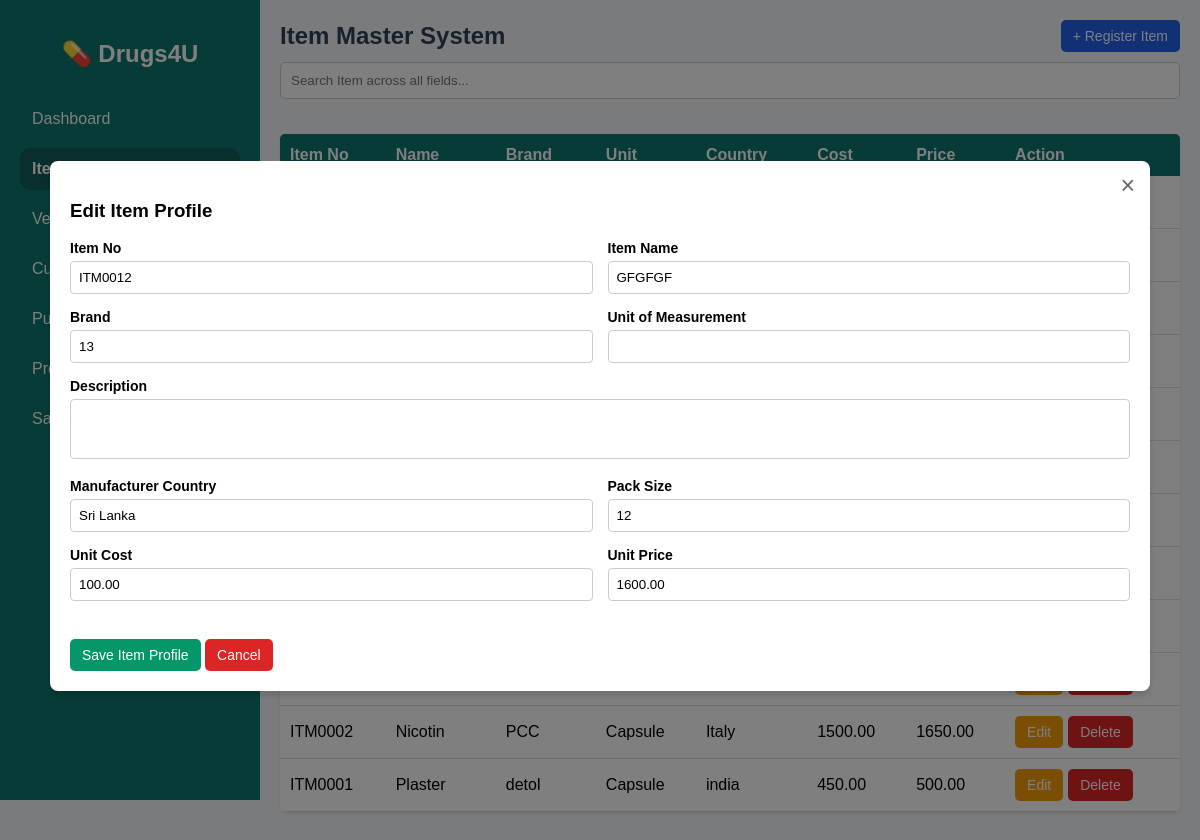
Page /item.php?edit=ITM0012 on the committed database.
### tables this page shows
CREATE TABLE `item_master` (
  `item_no` varchar(10) NOT NULL,
  `item_name` varchar(100) DEFAULT NULL,
  `description` text DEFAULT NULL,
  `brand` varchar(100) DEFAULT NULL,
  `unit_measurement` varchar(50) DEFAULT NULL,
  `manufacturer_country` varchar(100) DEFAULT NULL,
  `pack_size` int(11) DEFAULT NULL,
  `unit_cost` decimal(10,2) DEFAULT NULL,
  `unit_price` decimal(10,2) DEFAULT NULL,
  `stock_qty` int(11) DEFAULT 0
);

### item.php (the view, shortened to what this page needs)
<?php
include 'connection.php';
function runQuery($conn, $sql){
    $result = mysqli_query($conn, $sql);
    return $result;
}
$isEdit = false;
$edit = null;
if(isset($_GET['edit'])){
    $isEdit = true;
    $id = mysqli_real_escape_string($conn, $_GET['edit']);
    $res = runQuery($conn, "SELECT * FROM item_master WHERE item_no='$id'");
    $edit = mysqli_fetch_assoc($res);
}
$result = runQuery($conn, "SELECT item_no FROM item_master ORDER BY item_no DESC LIMIT 1");
if(mysqli_num_rows($result) > 0){
    $row = mysqli_fetch_assoc($result);
    $num = (int)substr($row['item_no'], 3) + 1;
    $item_no = "ITM" . str_pad($num, 4, "0", STR_PAD_LEFT);
} else {
    $item_no = "ITM0001";
}
$search = isset($_GET['search']) ? mysqli_real_escape_string($conn, $_GET['search']) : "";
$query_str = "SELECT * FROM item_master";
$query_str .= " ORDER BY item_no DESC";
$items = runQuery($conn, $query_str);
?>
<!DOCTYPE html>
<html lang="en">
<head>
</head>
<body>
<div class="wrapper">
    <div class="sidebar">
        <h2>💊 Drugs4U</h2>
        <a href="dashboard.php">Dashboard</a>
        <a href="item.php" class="active">Items</a>
        <a href="vendor.php">Vendor</a>
        <a href="customer_list.php">Customers</a>
        <a href="purchase_order.php">Purchase Orders</a>
        <a href="prescription_list.php">Prescriptions</a>
        <a href="sales_invoice.php">Sales Invoice</a>
    </div>
    <div class="main-content">
        <div class="top-bar">
            <h2>Item Master System</h2>
            <div class="action-buttons">
                <button class="po-btn" onclick="openItemPopup()">+ Register Item</button>
            </div>
        </div>
        <div class="filter-bar">
            <form method="GET" id="searchForm" style="width: 100%;">
                <input type="text" name="search" id="searchBox" placeholder="Search Item across all fields..." value="<?php echo htmlspecialchars($search); ?>">
            </form>
        </div>
        <div class="container">
            <div class="table-responsive">
                <table id="itemTable">
                    <tr>
                        <th>Item No</th>
                        <th>Name</th>
                        <th>Brand</th>
                        <th>Unit</th>
                        <th>Country</th>
                        <th>Cost</th>
                        <th>Price</th>
                        <th>Action</th>
                    </tr>
                    <?php while($row = mysqli_fetch_assoc($items)){ ?>
                    <tr>
                        <td><?= htmlspecialchars($row['item_no']) ?></td>
                        <td><?= htmlspecialchars($row['item_name']) ?></td>
                        <td><?= htmlspecialchars($row['brand']) ?></td>
                        <td><?= htmlspecialchars($row['unit_measurement']) ?></td>
                        <td><?= htmlspecialchars($row['manufacturer_country']) ?></td>
                        <td><?= htmlspecialchars($row['unit_cost']) ?></td>
                        <td><?= htmlspecialchars($row['unit_price']) ?></td>
                        <td>
                            <div class="action-cell">
                                <a href="?edit=<?= urlencode($row['item_no']) ?>"><button class="edit-btn">Edit</button></a>
                                <a href="?delete=<?= urlencode($row['item_no']) ?>" onclick="return confirm('Delete item master data permanently?')"><button class="del-btn">Delete</button></a>
                            </div>
                        </td>
                    </tr>
                    <?php } ?>
                </table>
            </div>
        </div>
    </div>
</div>
<div class="popup" id="itemPopup" style="<?= $isEdit ? 'display:flex' : '' ?>">
    <div class="popup-content">
        <span class="close-btn" onclick="window.location.href='item.php'">×</span>
        <h3><?= $isEdit ? 'Edit Item Profile' : 'Register New Item' ?></h3>
        <form method="POST">
            <div class="grid">
                <div>
                    <label>Item No</label>
                    <input name="item_no" value="<?= $isEdit ? htmlspecialchars($edit['item_no']) : htmlspecialchars($item_no) ?>" readonly>
                </div>
                <div>
                    <label>Item Name</label>
                    <input name="item_name" value="<?= $isEdit ? htmlspecialchars($edit['item_name']) : '' ?>" required>
                </div>
                <div>
                    <label>Brand</label>
                    <input name="brand" value="<?= $isEdit ? htmlspecialchars($edit['brand']) : '' ?>">
                </div>
                <div>
                    <label>Unit of Measurement</label>
                    <input name="unit_measurement" value="<?= $isEdit ? htmlspecialchars($edit['unit_measurement']) : '' ?>">
                </div>
                <div class="full-width">
                    <label>Description</label>
                    <textarea name="description"><?= $isEdit ? htmlspecialchars($edit['description']) : '' ?></textarea>
                </div>
                <div>
                    <label>Manufacturer Country</label>
                    <input name="manufacturer_country" value="<?= $isEdit ? htmlspecialchars($edit['manufacturer_country']) : '' ?>">
                </div>
                <div>
                    <label>Pack Size</label>
                    <input name="pack_size" value="<?= $isEdit ? htmlspecialchars($edit['pack_size']) : '' ?>">
                </div>
                <div>
                    <label>Unit Cost</label>
                    <input type="number" step="0.01" name="unit_cost" value="<?= $isEdit ? htmlspecialchars($edit['unit_cost']) : '' ?>">
                </div>
                <div>
                    <label>Unit Price</label>
                    <input type="number" step="0.01" name="unit_price" value="<?= $isEdit ? htmlspecialchars($edit['unit_price']) : '' ?>">
                </div>
            </div>
            <br>
            <button type="submit" class="grn-btn" name="save_item">Save Item Profile</button>
            <button type="button" class="del-btn" onclick="window.location.href='item.php'">Cancel</button>
        </form>
    </div>
</div>
</body>
</html>

### item.php (style rules this page uses)
body { font-family: Arial, sans-serif; background: #f4f7fb; margin: 0; }
.sidebar a.active { background: #115e59; font-weight: bold; }
.wrapper { display: flex; flex-direction: row; }
.sidebar { width: 260px; background: #0f766e; color: #fff; height: 100vh; position: fixed; padding: 20px; box-sizing: border-box; overflow-y: auto; z-index: 100; }
.sidebar h2 { text-align: center; margin-bottom: 30px; }
.sidebar a { display: block; color: #fff; text-decoration: none; padding: 12px; margin-bottom: 8px; border-radius: 10px; }
.main-content { margin-left: 260px; width: calc(100% - 260px); box-sizing: border-box; }
.container { padding: 20px; }
.top-bar { padding: 20px 20px 5px 20px; display: flex; flex-wrap: wrap; justify-content: space-between; align-items: center; gap: 15px; }
.top-bar h2 { margin: 0; color: #334155; }
.action-buttons { display: flex; gap: 10px; }
.filter-bar { padding: 5px 20px 15px 20px; display: flex; flex-wrap: wrap; gap: 8px; }
#searchBox { width: 100%; padding: 10px; border-radius: 5px; border: 1px solid #ccc; box-sizing: border-box; }
button, .btn-link { padding: 8px 12px; border: none; border-radius: 5px; cursor: pointer; font-size: 14px; text-decoration: none; display: inline-block; }
.po-btn { background:#2563eb; color:#fff; }
.grn-btn { background:#059669; color:#fff; }
.edit-btn { background:#f59e0b; color:#fff; }
.del-btn { background:#dc2626; color:#fff; }
.table-responsive { width: 100%; overflow-x: auto; background: #fff; border-radius: 5px; box-shadow: 0 1px 3px rgba(0,0,0,0.1); margin-bottom: 20px; }
table { width: 100%; border-collapse: collapse; min-width: 600px; }
th { background: #0f766e; color: #fff; padding: 12px 10px; text-align: left; }
td { padding: 10px; border-bottom: 1px solid #ddd; }
input, select, textarea { width: 100%; padding: 8px; box-sizing: border-box; border: 1px solid #ccc; border-radius: 4px; }
textarea { resize: none; height: 60px; }
.popup { display: none; position: fixed; top: 0; left: 0; width: 100%; height: 100%; background: rgba(0,0,0,0.5); justify-content: center; align-items: center; z-index: 1000; overflow-y: auto; padding: 10px; box-sizing: border-box; }
.popup-content { background: #fff; width: 100%; max-width: 1100px; padding: 20px; position: relative; border-radius: 8px; box-shadow: 0 4px 6px rgba(0,0,0,0.15); max-height: 90vh; overflow-y: auto; box-sizing: border-box; }
.close-btn { position: absolute; top: 10px; right: 15px; font-size: 25px; cursor: pointer; color: #666; }
.grid { display: grid; grid-template-columns: repeat(2, 1fr); gap: 15px; margin-bottom: 20px; }
.grid label { display: block; margin-bottom: 5px; font-weight: bold; font-size: 14px; }
.full-width { grid-column: span 2; }
.action-cell { display: flex; gap: 5px; flex-wrap: wrap; }

### rows in the picture
item_master: item_no "ITM0002", item_name "Nicotin", brand "PCC", unit_measurement "Capsule", manufacturer_country "Italy", unit_cost "1500.00", unit_price "1650.00"
item_master: item_no "ITM0001", item_name "Plaster", brand "detol", unit_measurement "Capsule", manufacturer_country "india", unit_cost "450.00", unit_price "500.00"
item_master: item_no "ITM0012", item_name "GFGFGF", brand "13", manufacturer_country "Sri Lanka", pack_size "12", unit_cost "100.00", unit_price "1600.00"
